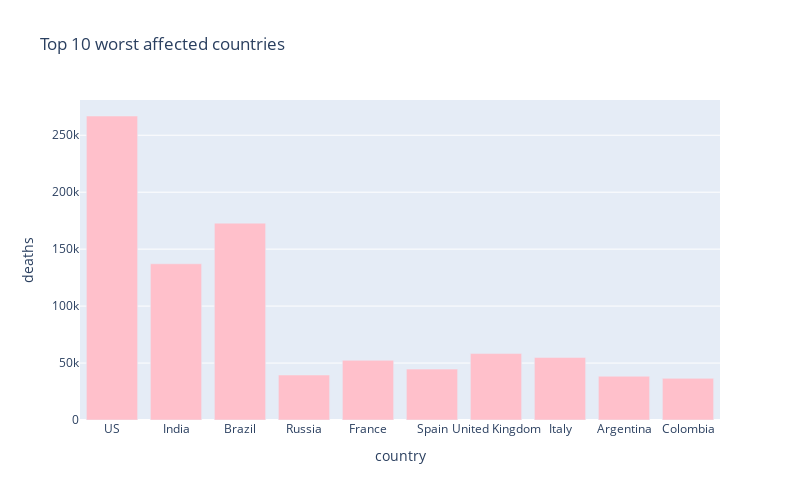

Source (notebook cell):
### Markdown cell above
# 10 worst hit countries - Death cases

### Code cell
px.bar(
    sorted_country_df.head(10),
    x = "country",
    y = "deaths",
    title= "Top 10 worst affected countries", # the axis names
    color_discrete_sequence=["pink"], 
    height=500,
    width=800
)

### Figure 1 — Plotly figure (JSON) as saved in the notebook; plotly's stock layout.template omitted (floating-point values rounded to 4 significant figures)
{"data": [{"alignmentgroup": "True", "hovertemplate": "country=%{x}<br>deaths=%{y}<extra></extra>", "legendgroup": "", "marker": {"color": "pink"}, "name": "", "offsetgroup": "", "orientation": "v", "showlegend": false, "textposition": "auto", "type": "bar", "x": ["US", "India", "Brazil", "Russia", "France", "Spain", "United Kingdom", "Italy", "Argentina", "Colombia"], "xaxis": "x", "y": [266887, 137139, 172833, 39491, 52410, 44668, 58342, 54904, 38473, 36584], "yaxis": "y"}], "layout": {"barmode": "relative", "height": 500, "legend": {"tracegroupgap": 0}, "title": {"text": "Top 10 worst affected countries"}, "width": 800, "xaxis": {"anchor": "y", "domain": [0, 1], "title": {"text": "country"}}, "yaxis": {"anchor": "x", "domain": [0, 1], "title": {"text": "deaths"}}}}
